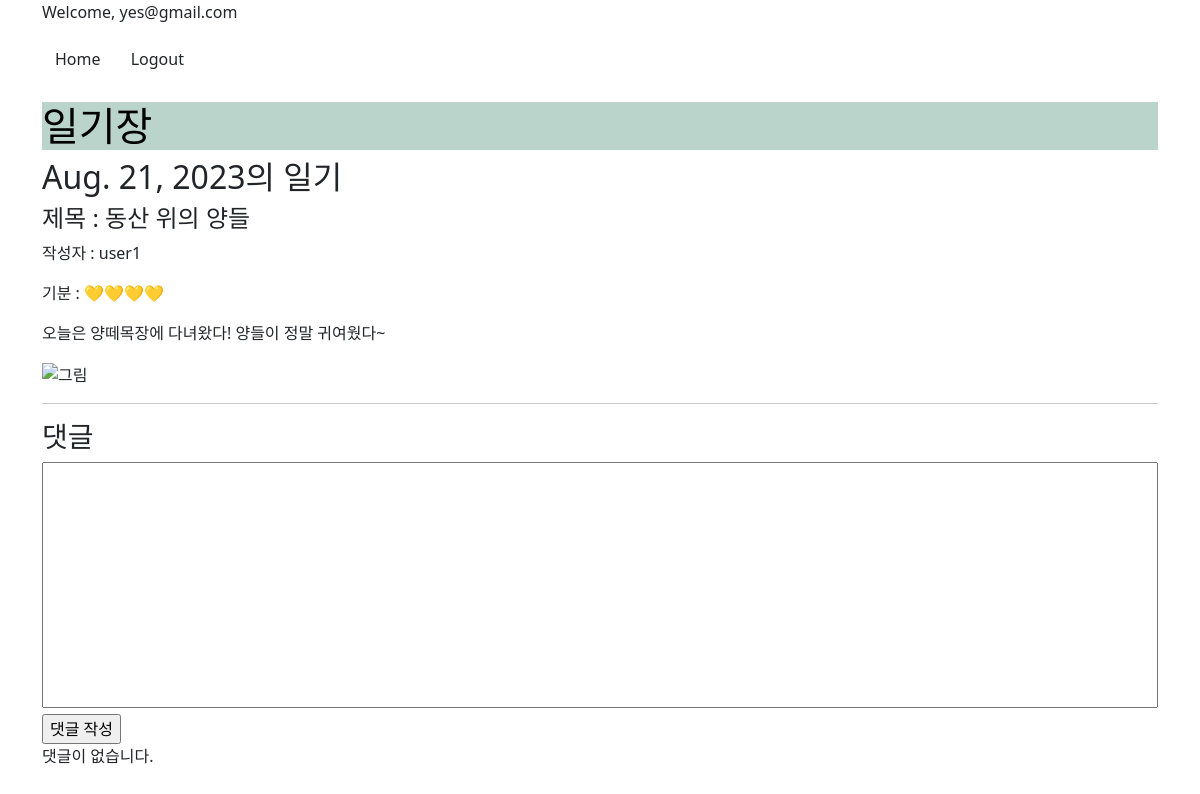
/diary/detail/31/ (signed in), run on the app's committed database.
### user/models.py (models this page shows)
class User(AbstractUser):
    username = models.CharField(unique=True, max_length=30)
    email = models.EmailField(unique=True, max_length=255)
    is_staff = models.BooleanField(default=False)
    is_superuser = models.BooleanField(default=False)
    is_active = models.BooleanField(default=True)
    last_login = models.DateTimeField(null=True, blank=True)
    date_joined = models.DateTimeField(auto_now_add=True)
    objects = UserManager()

### diary/models.py (models this page shows)
class Post(models.Model):
    title = models.CharField(max_length=30)
    date = models.DateField(auto_now_add=True)
    content = models.TextField()
    writer = models.ForeignKey(User, on_delete=models.CASCADE)
    painting = Base64Field(max_length=900000, blank=True, null=True)
    mood = models.IntegerField(choices=MOOD_CHOICES)

### diary/views.py (the view)
# urls.py: path("detail/<int:pk>/", views.Detail.as_view(), name='detail'),
class Detail(View):
    def get(self, request, pk):
        post = Post.objects.prefetch_related('comment_set').get(pk=pk)
        comments = post.comment_set.all()
        comment_form = CommentForm()
        context = {
            'title': '일기',
            'post_id': pk,
            'post_title': post.title,
            'post_date': post.date,
            'post_writer': post.writer,
            'post_mood': get_mood_icon(post.mood),
            'post_painting': post.painting,
            'post_content': post.content,
            'comments': comments,
            'comment_form': comment_form,
        }
        return render(request, 'diary/post_detail.html', context)

### diary/forms.py
class CommentForm(forms.ModelForm):
    class Meta:
        model = Comment
        fields = ['content']

### diary/views.py (called while the page is built)
@register.filter
def get_mood_icon(moodscore):
    MOOD_CHOICES = {
        5: '❤️❤️❤️❤️❤️',
        4: '💛💛💛💛',
        3: '💚💚💚',
        2: '💙💙',
        1: '💜'
    }
    return MOOD_CHOICES[moodscore]

### diary/templates/diary/post_detail.html (shortened to what this page needs)
{% extends 'base.html' %}
{% block content %}
  <h2>{{ post_date }}의 일기</h2>
  <h4>제목 :
    {{ post_title }}</h4>
  <p>작성자 :
    {{ post_writer }}</p>
  <p>기분 :
    {{ post_mood }}</p>
  <p>{{ post_content }}</p>
  <img src="{{ post_painting }}" alt="그림">
  <hr>
  <h3>댓글</h3>
  <form action="{% url 'diary:cm-write' pk=post_id %}" method="post">
    {{ comment_form.content }}
    <input type="submit" value="댓글 작성">
  </form>
  {% if comments %}
    <ul>
      {% for comment in comments %}
        <li>{{ comment.content }}
          <span>
            -
            {{ comment.writer }}</span>
          {% if comment.writer == request.user %}
            <form action="{% url 'diary:cm-delete' pk=comment.pk %}" method="post">
              {% csrf_token %}
              <input type="submit" value="x" class="btn">
            </form>
          {% endif %}
        </li>
      {% endfor %}
    </ul>
  {% else %}
    <p>댓글이 없습니다.</p>
  {% endif %}
{% endblock %}

### templates/base.html (shortened to what this page needs)
{% load static %}
<!DOCTYPE html>
<html lang="en">
  <head>
    <link href="https://cdn.jsdelivr.net/npm/bootstrap@5.2.3/dist/css/bootstrap.min.css" rel="stylesheet">
    <link rel="stylesheet" href="{% static 'css/style.css' %}">
  </head>
  <body>
    <div class="container">
      {% if user.is_authenticated %}
        <p>Welcome,
          {{ user.email }}</p>
        <a href="{% url 'diary:list' %}" class="btn">Home</a>
        <a href="{% url 'user:logout' %}" class="btn">Logout</a>
      {% else %}
        <p>Please, Login</p>
        <a href="{% url 'user:login' %}" class="btn">Login</a>
      {% endif %}
      <br><br>
      <h1>일기장</h1>
      {% block content %}{% endblock %}
    </div>
  </body>
</html>

### diary/static/css/style.css (style rules this page uses)
h1 { background-color: #bad3cb; color: black; }

### diary/static/css/postform.css (style rules this page uses)
textarea { width: 100%; resize:none; }

### data on the page
User: email "yes@gmail.com"
Post: date "Aug. 21, 2023", title "동산 위의 양들", content "오늘은 양떼목장에 다녀왔다! 양들이 정말 귀여웠다~"
User: username "user1"

### other printed values
{{ post_mood }} "💛💛💛💛"
